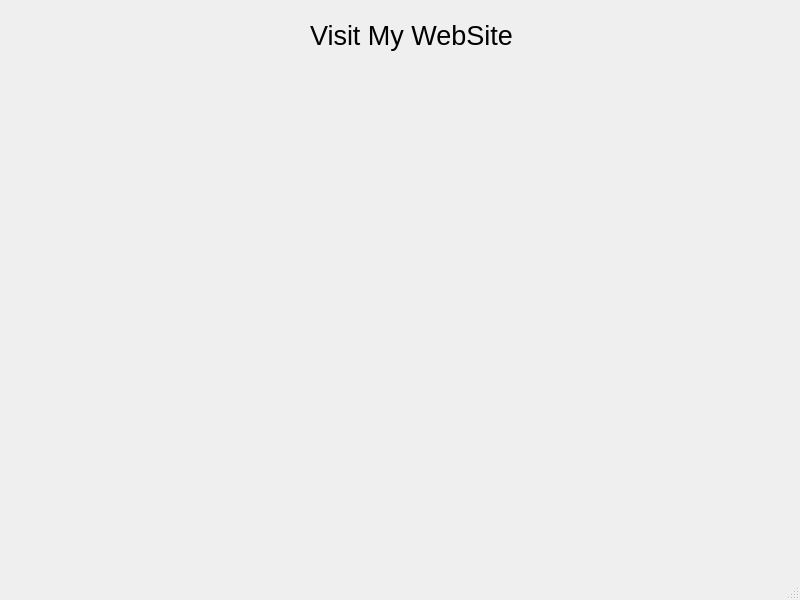
<?xml version="1.0" encoding="UTF-8"?>
<ui version="4.0">
 <class>MainWindow</class>
 <widget class="QMainWindow" name="MainWindow">
  <property name="geometry">
   <rect>
    <x>0</x>
    <y>0</y>
    <width>800</width>
    <height>600</height>
   </rect>
  </property>
  <property name="windowTitle">
   <string>MainWindow</string>
  </property>
  <widget class="QWidget" name="centralwidget">
   <widget class="QLabel" name="link">
    <property name="geometry">
     <rect>
      <x>310</x>
      <y>20</y>
      <width>241</width>
      <height>31</height>
     </rect>
    </property>
    <property name="font">
     <font>
      <family>Arial</family>
      <pointsize>20</pointsize>
     </font>
    </property>
    <property name="text">
     <string>Visit My WebSite</string>
    </property>
   </widget>
   <widget class="QLabel" name="img">
    <property name="geometry">
     <rect>
      <x>110</x>
      <y>100</y>
      <width>621</width>
      <height>341</height>
     </rect>
    </property>
    <property name="text">
     <string/>
    </property>
   </widget>
  </widget>
  <widget class="QMenuBar" name="menubar">
   <property name="geometry">
    <rect>
     <x>0</x>
     <y>0</y>
     <width>800</width>
     <height>21</height>
    </rect>
   </property>
  </widget>
  <widget class="QStatusBar" name="statusbar"/>
 </widget>
 <resources/>
 <connections/>
</ui>
